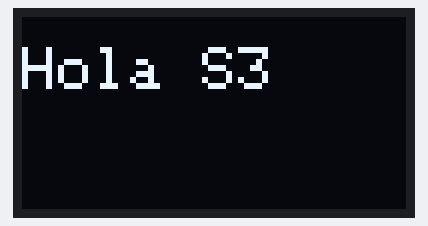
Bench run of a sketch on a simulated ESP32. Shown: 128×64 one-colour display.

Above: at 0.1 s.

The sketch:

S3_Oled.ino
```cpp
#include <Wire.h>
#include <Adafruit_SH110X.h>

#define PIN_SDA 1
#define PIN_SCL 2
Adafruit_SH1106G display(128, 64, &Wire, -1);

void setup() {
  Wire.setPins(PIN_SDA, PIN_SCL);
  Wire.begin(PIN_SDA, PIN_SCL);
  display.begin(0x3C, true);
  display.clearDisplay();
  display.setTextSize(2);
  display.setTextColor(SH110X_WHITE);
  display.setCursor(0, 10);
  display.print("Hola S3");
  display.display();
}
void loop() {}
```
